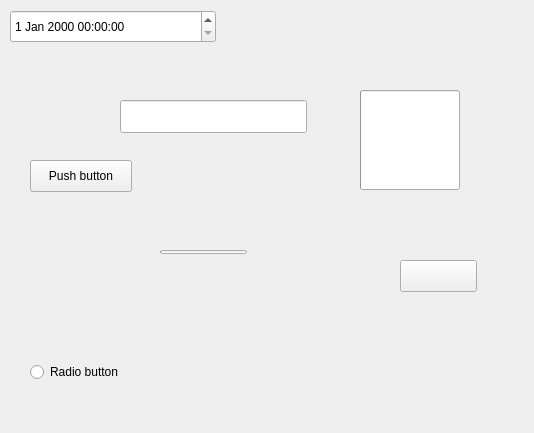
<?xml version="1.0" encoding="UTF-8"?>
<ui version="4.0">
 <class>Form</class>
 <widget class="QWidget" name="Form">
  <property name="geometry">
   <rect>
    <x>0</x>
    <y>0</y>
    <width>534</width>
    <height>433</height>
   </rect>
  </property>
  <property name="windowTitle">
   <string>Form</string>
  </property>
  <widget class="DateTimeEdit" name="DateTimeEdit">
   <property name="geometry">
    <rect>
     <x>10</x>
     <y>10</y>
     <width>206</width>
     <height>33</height>
    </rect>
   </property>
  </widget>
  <widget class="SearchLineEdit" name="SearchLineEdit">
   <property name="geometry">
    <rect>
     <x>120</x>
     <y>100</y>
     <width>187</width>
     <height>33</height>
    </rect>
   </property>
  </widget>
  <widget class="ProgressRing" name="ProgressRing">
   <property name="geometry">
    <rect>
     <x>360</x>
     <y>90</y>
     <width>100</width>
     <height>100</height>
    </rect>
   </property>
   <property name="minimum">
    <number>50</number>
   </property>
   <property name="textVisible">
    <bool>true</bool>
   </property>
   <property name="invertedAppearance">
    <bool>false</bool>
   </property>
  </widget>
  <widget class="IndeterminateProgressBar" name="IndeterminateProgressBar">
   <property name="geometry">
    <rect>
     <x>160</x>
     <y>250</y>
     <width>87</width>
     <height>4</height>
    </rect>
   </property>
  </widget>
  <widget class="Pivot" name="Pivot">
   <property name="geometry">
    <rect>
     <x>160</x>
     <y>310</y>
     <width>210</width>
     <height>44</height>
    </rect>
   </property>
  </widget>
  <widget class="SwitchButton" name="SwitchButton">
   <property name="geometry">
    <rect>
     <x>30</x>
     <y>280</y>
     <width>76</width>
     <height>37</height>
    </rect>
   </property>
  </widget>
  <widget class="RadioButton" name="RadioButton">
   <property name="geometry">
    <rect>
     <x>30</x>
     <y>360</y>
     <width>113</width>
     <height>24</height>
    </rect>
   </property>
   <property name="text">
    <string>Radio button</string>
   </property>
  </widget>
  <widget class="SplitPushButton" name="SplitPushButton">
   <property name="geometry">
    <rect>
     <x>200</x>
     <y>370</y>
     <width>164</width>
     <height>32</height>
    </rect>
   </property>
   <property name="text_" stdset="0">
    <string>Split push button</string>
   </property>
  </widget>
  <widget class="PushButton" name="PushButton">
   <property name="geometry">
    <rect>
     <x>30</x>
     <y>160</y>
     <width>102</width>
     <height>32</height>
    </rect>
   </property>
   <property name="text">
    <string>Push button</string>
   </property>
  </widget>
  <widget class="ComboBox" name="ComboBox">
   <property name="geometry">
    <rect>
     <x>400</x>
     <y>260</y>
     <width>77</width>
     <height>32</height>
    </rect>
   </property>
  </widget>
 </widget>
 <customwidgets>
  <customwidget>
   <class>ComboBox</class>
   <extends>QPushButton</extends>
   <header>qfluentwidgets</header>
  </customwidget>
  <customwidget>
   <class>PushButton</class>
   <extends>QPushButton</extends>
   <header>qfluentwidgets</header>
  </customwidget>
  <customwidget>
   <class>SplitPushButton</class>
   <extends>QWidget</extends>
   <header>qfluentwidgets</header>
  </customwidget>
  <customwidget>
   <class>SwitchButton</class>
   <extends>QWidget</extends>
   <header>qfluentwidgets</header>
  </customwidget>
  <customwidget>
   <class>RadioButton</class>
   <extends>QRadioButton</extends>
   <header>qfluentwidgets</header>
  </customwidget>
  <customwidget>
   <class>Pivot</class>
   <extends>QWidget</extends>
   <header>qfluentwidgets</header>
  </customwidget>
  <customwidget>
   <class>ProgressBar</class>
   <extends>QProgressBar</extends>
   <header>qfluentwidgets</header>
  </customwidget>
  <customwidget>
   <class>IndeterminateProgressBar</class>
   <extends>QProgressBar</extends>
   <header>qfluentwidgets</header>
  </customwidget>
  <customwidget>
   <class>ProgressRing</class>
   <extends>ProgressBar</extends>
   <header>qfluentwidgets</header>
  </customwidget>
  <customwidget>
   <class>LineEdit</class>
   <extends>QLineEdit</extends>
   <header>qfluentwidgets</header>
  </customwidget>
  <customwidget>
   <class>SearchLineEdit</class>
   <extends>LineEdit</extends>
   <header>qfluentwidgets</header>
  </customwidget>
  <customwidget>
   <class>DateTimeEdit</class>
   <extends>QDateTimeEdit</extends>
   <header>qfluentwidgets</header>
  </customwidget>
 </customwidgets>
 <resources/>
 <connections/>
</ui>
